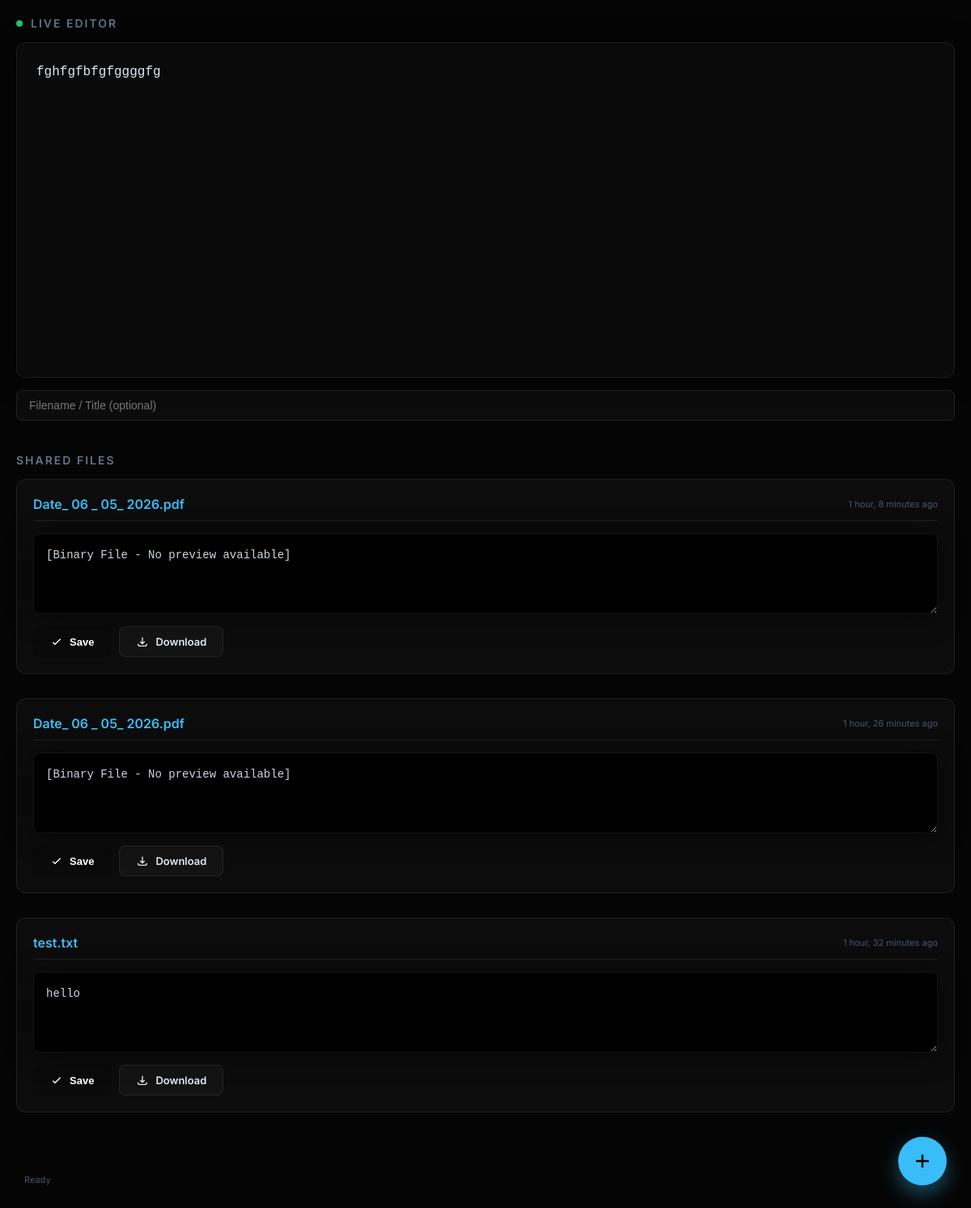
The page / on the database its author committed.
### chor/models.py (models this page shows, shortened)
class SharedContent(models.Model):
    content = models.TextField(blank=True, default="")
    updated_at = models.DateTimeField(auto_now=True)

class UploadedFile(models.Model):
    file = models.FileField(upload_to='uploads/', null=True, blank=True)
    filename = models.CharField(max_length=255)
    content = models.TextField(blank=True, default="") # For text display
    uploaded_at = models.DateTimeField(auto_now_add=True)

### chor/views.py (the view)
# urls.py: path('', views.index, name='index'),
def index(request):
    shared = get_shared_content()
    files = UploadedFile.objects.all().order_by('-uploaded_at')
    return render(request, 'chor/index.html', {
        'content': shared.content,
        'files': files
    })

### chor/views.py (called while the page is built)
def get_shared_content():
    content, created = SharedContent.objects.get_or_create(id=1)
    return content

### chor/templates/chor/index.html (shortened to what this page needs)
<!DOCTYPE html>
<html lang="en">
<head>
</head>
<body>
    <div id="main-container">
        <div id="editor-wrapper">
            <h3 class="section-title">
                <span style="width: 8px; height: 8px; background: #22c55e; border-radius: 50%;"></span>
                Live Editor
            </h3>
            <textarea id="editor" placeholder="Write something or share a file...">{{ content }}</textarea>
            <div style="margin-top: 15px; display: flex; gap: 10px;">
                <input type="text" id="snippet-title" placeholder="Filename / Title (optional)"
                    style="background: var(--glass-bg); border: 1px solid var(--glass-border); color: #fff; padding: 10px 15px; border-radius: 8px; flex: 1; font-size: 14px; outline: none;">
            </div>
        </div>
        <h3 class="section-title">Shared Files</h3>
        <div id="files-list">
            {% for file in files %}
            <div class="file-card" id="file-{{ file.id }}">
                <div class="file-header">
                    <span class="file-name">{{ file.filename }}</span>
                    <span style="font-size: 11px; color: #475569;">{{ file.uploaded_at|timesince }} ago</span>
                </div>
                <textarea class="file-content" id="content-{{ file.id }}">{{ file.content }}</textarea>
                <div style="display: flex; gap: 10px;">
                    <button onclick="updateFileContent({{ file.id }})" class="btn btn-save">
                        <svg width="16" height="16" fill="none" stroke="currentColor" stroke-width="2" viewBox="0 0 24 24"><path d="M5 13l4 4L19 7"/></svg>
                        Save
                    </button>
                    <a href="{% url 'download' file.id %}" class="btn">
                        <svg width="16" height="16" fill="none" stroke="currentColor" stroke-width="2" viewBox="0 0 24 24"><path d="M4 16v1a3 3 0 003 3h10a3 3 0 003-3v-1m-4-4l-4 4m0 0l-4-4m4 4V4"/></svg>
                        Download
                    </a>
                </div>
            </div>
            {% endfor %}
        </div>
    </div>
    <div id="status">Ready</div>
    <div class="floating-upload">
        <button class="upload-btn-main" onclick="document.getElementById('file-input').click()">
            <svg width="24" height="24" fill="none" stroke="currentColor" stroke-width="2.5" viewBox="0 0 24 24"><path d="M12 4v16m8-8H4"/></svg>
        </button>
    </div>
</body>
</html>

### chor/templates/chor/index.html (style rules this page uses)
:root { --bg-color: #050505; --editor-bg: #0a0a0a; --accent-color: #38bdf8; --text-color: #e2e8f0; --glass-bg: rgba(255, 255, 255, 0.03); --glass-border: rgba(255, 255, 255, 0.08); }
* { margin: 0; padding: 0; box-sizing: border-box; }
body { font-family: 'Inter', sans-serif; background-color: var(--bg-color); color: var(--text-color); min-height: 100vh; display: flex; flex-direction: column; overflow-y: auto; padding-bottom: 100px; }
#main-container { max-width: 1200px; margin: 0 auto; width: 100%; padding: 20px; }
#editor-wrapper { height: 500px; margin-bottom: 40px; display: flex; flex-direction: column; }
textarea { flex: 1; background: var(--editor-bg); border: 1px solid var(--glass-border); border-radius: 12px; color: var(--text-color); font-family: 'Consolas', 'Monaco', 'Courier New', monospace; font-size: 16px; line-height: 1.6; padding: 24px; resize: none; outline: none; transition: all 0.3s ease; box-shadow: 0 4px 30px rgba(0, 0, 0, 0.5); }
.section-title { font-size: 14px; font-weight: 600; color: #64748b; text-transform: uppercase; letter-spacing: 2px; margin-bottom: 15px; display: flex; align-items: center; gap: 10px; }
#files-list { display: flex; flex-direction: column; gap: 30px; }
.file-card { background: var(--glass-bg); border: 1px solid var(--glass-border); border-radius: 12px; padding: 20px; transition: transform 0.3s ease; }
.file-header { display: flex; justify-content: space-between; align-items: center; margin-bottom: 15px; border-bottom: 1px solid var(--glass-border); padding-bottom: 10px; }
.file-name { font-weight: 600; color: var(--accent-color); }
.file-content { background: #000; border: 1px solid var(--glass-border); padding: 15px; border-radius: 8px; font-family: 'Consolas', monospace; white-space: pre-wrap; font-size: 14px; color: #cbd5e1; width: 100%; min-height: 100px; max-height: 400px; overflow-y: auto; margin-bottom: 15px; resize: vertical; outline: none; display: block; }
.btn { background: var(--glass-bg); border: 1px solid var(--glass-border); color: var(--text-color); padding: 10px 20px; border-radius: 8px; cursor: pointer; font-weight: 600; font-size: 13px; transition: all 0.3s ease; display: inline-flex; align-items: center; gap: 8px; text-decoration: none; }
.btn-save { background: rgba(0, 0, 0, 0.1); color: #ffffff; border-color: rgba(0, 0, 0, 0.2); }
.floating-upload { position: fixed; bottom: 30px; right: 30px; z-index: 1000; }
.upload-btn-main { background: var(--accent-color); color: #000; width: 60px; height: 60px; border-radius: 50%; display: flex; justify-content: center; align-items: center; box-shadow: 0 10px 25px rgba(56, 189, 248, 0.4); cursor: pointer; border: none; transition: all 0.3s ease; }
#status { position: fixed; bottom: 30px; left: 30px; font-size: 11px; color: #475569; }

### rows shown on the page
SharedContent: content "fghfgfbfgfggggfg"
UploadedFile: filename "Date_ 06 _ 05_ 2026.pdf", uploaded_at "1 hour, 8 minutes", id "[Binary File - No preview available]"
UploadedFile: filename "Date_ 06 _ 05_ 2026.pdf", uploaded_at "1 hour, 26 minutes", id "[Binary File - No preview available]"
UploadedFile: filename "test.txt", uploaded_at "1 hour, 32 minutes", id "hello"
